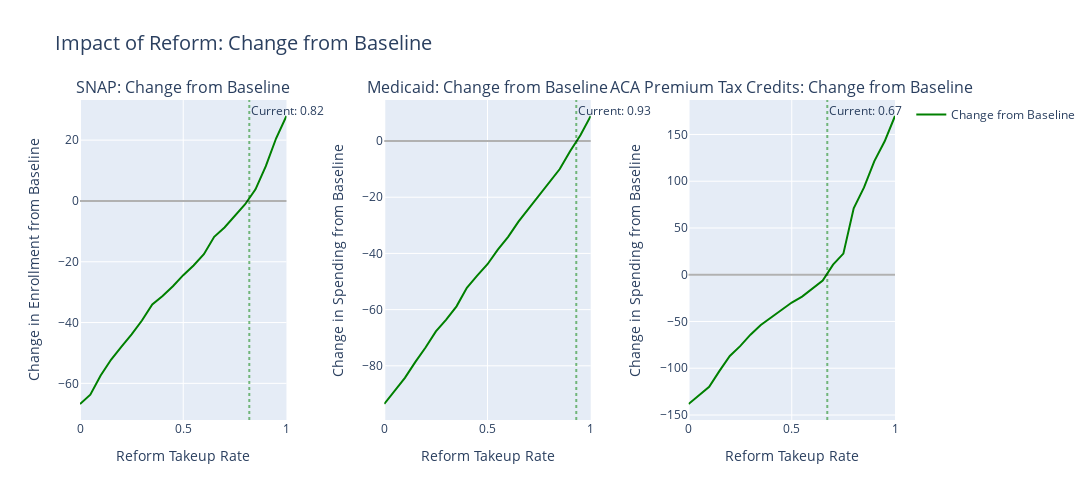

Notebook source saved alongside this figure:
### Code cell
# Create second figure: Change from Baseline
fig2 = make_subplots(
    rows=1, cols=3,
    subplot_titles=[f'{titles[p]}: Change from Baseline' for p in programs],
    horizontal_spacing=0.12
)

for idx, program in enumerate(programs):
    df = results[program]
    col = idx + 1
    
    # Add change line
    fig2.add_trace(
        go.Scatter(
            x=df['takeup_rate'],
            y=df['change_from_baseline'],
            mode='lines',
            name='Change from Baseline',
            line=dict(color='green', width=2),
            showlegend=(idx == 0),
            hovertemplate='Reform Takeup Rate: %{x:.2f}<br>Change: %{y:.2f}<extra></extra>'
        ),
        row=1, col=col
    )
    
    # Add horizontal line at y=0
    fig2.add_hline(
        y=0,
        line_color="black",
        opacity=0.3,
        row=1, col=col
    )
    
    # Add vertical line for baseline takeup rate
    fig2.add_vline(
        x=baseline_takeup_rates[program],
        line_dash="dot",
        line_color="green",
        opacity=0.5,
        annotation_text=f"Current: {baseline_takeup_rates[program]:.2f}",
        annotation_position="top right",
        row=1, col=col
    )
    
    # Update axes
    fig2.update_xaxes(title_text="Reform Takeup Rate", range=[0, 1], row=1, col=col)
    fig2.update_yaxes(title_text=f'Change in {y_labels[program].split()[0]} from Baseline', row=1, col=col)

# Update layout for second figure
fig2.update_layout(
    title_text="Impact of Reform: Change from Baseline",
    title_font_size=20,
    height=500,
    width=1400,
    hovermode='x unified'
)

### Figure 1 — Plotly figure (JSON) as saved in the notebook; plotly's stock layout.template omitted (floating-point values rounded to 4 significant figures)
{"data": [{"hovertemplate": "Reform Takeup Rate: %{x:.2f}<br>Change: %{y:.2f}<extra></extra>", "line": {"color": "green", "width": 2}, "mode": "lines", "name": "Change from Baseline", "showlegend": true, "type": "scatter", "x": [0, 0.05, 0.1, 0.15, 0.2, 0.25, 0.3, 0.35, 0.4, 0.45, 0.5, 0.55, 0.6, 0.65, 0.7, 0.75, 0.8, 0.85, 0.9, 0.95, 1], "xaxis": "x", "y": [-66.78, -63.72, -57.4, -52.24, -47.96, -43.9, -39.34, -34.02, -31.26, -28.06, -24.41, -21.21, -17.54, -11.79, -8.732, -4.803, -1.08, 3.811, 11.42, 20.61, 27.93], "yaxis": "y"}, {"hovertemplate": "Reform Takeup Rate: %{x:.2f}<br>Change: %{y:.2f}<extra></extra>", "line": {"color": "green", "width": 2}, "mode": "lines", "name": "Change from Baseline", "showlegend": false, "type": "scatter", "x": [0, 0.05, 0.1, 0.15, 0.2, 0.25, 0.3, 0.35, 0.4, 0.45, 0.5, 0.55, 0.6, 0.65, 0.7, 0.75, 0.8, 0.85, 0.9, 0.95, 1], "xaxis": "x2", "y": [-93.59, -88.79, -84.3, -78.71, -73.48, -67.73, -63.55, -58.84, -52.21, -47.93, -43.85, -38.68, -34.13, -28.69, -23.93, -19.3, -14.74, -9.971, -3.608, 2.054, 8.906], "yaxis": "y2"}, {"hovertemplate": "Reform Takeup Rate: %{x:.2f}<br>Change: %{y:.2f}<extra></extra>", "line": {"color": "green", "width": 2}, "mode": "lines", "name": "Change from Baseline", "showlegend": false, "type": "scatter", "x": [0, 0.05, 0.1, 0.15, 0.2, 0.25, 0.3, 0.35, 0.4, 0.45, 0.5, 0.55, 0.6, 0.65, 0.7, 0.75, 0.8, 0.85, 0.9, 0.95, 1], "xaxis": "x3", "y": [-138.3, -129.3, -119.9, -102.9, -86.92, -76.35, -64.12, -53.83, -45.88, -38.04, -29.74, -23.34, -15.01, -6.257, 10.84, 22.57, 71.12, 93.38, 121.5, 142.7, 169.8], "yaxis": "y3"}], "layout": {"annotations": [{"font": {"size": 16}, "showarrow": false, "text": "SNAP: Change from Baseline", "x": 0.1267, "xanchor": "center", "xref": "paper", "y": 1, "yanchor": "bottom", "yref": "paper"}, {"font": {"size": 16}, "showarrow": false, "text": "Medicaid: Change from Baseline", "x": 0.5, "xanchor": "center", "xref": "paper", "y": 1, "yanchor": "bottom", "yref": "paper"}, {"font": {"size": 16}, "showarrow": false, "text": "ACA Premium Tax Credits: Change from Baseline", "x": 0.8733, "xanchor": "center", "xref": "paper", "y": 1, "yanchor": "bottom", "yref": "paper"}, {"showarrow": false, "text": "Current: 0.82", "x": 0.82, "xanchor": "left", "xref": "x", "y": 1, "yanchor": "top", "yref": "y domain"}, {"showarrow": false, "text": "Current: 0.93", "x": 0.93, "xanchor": "left", "xref": "x2", "y": 1, "yanchor": "top", "yref": "y2 domain"}, {"showarrow": false, "text": "Current: 0.67", "x": 0.672, "xanchor": "left", "xref": "x3", "y": 1, "yanchor": "top", "yref": "y3 domain"}], "height": 500, "hovermode": "x unified", "shapes": [{"line": {"color": "black"}, "opacity": 0.3, "type": "line", "x0": 0, "x1": 1, "xref": "x domain", "y0": 0, "y1": 0, "yref": "y"}, {"line": {"color": "green", "dash": "dot"}, "opacity": 0.5, "type": "line", "x0": 0.82, "x1": 0.82, "xref": "x", "y0": 0, "y1": 1, "yref": "y domain"}, {"line": {"color": "black"}, "opacity": 0.3, "type": "line", "x0": 0, "x1": 1, "xref": "x2 domain", "y0": 0, "y1": 0, "yref": "y2"}, {"line": {"color": "green", "dash": "dot"}, "opacity": 0.5, "type": "line", "x0": 0.93, "x1": 0.93, "xref": "x2", "y0": 0, "y1": 1, "yref": "y2 domain"}, {"line": {"color": "black"}, "opacity": 0.3, "type": "line", "x0": 0, "x1": 1, "xref": "x3 domain", "y0": 0, "y1": 0, "yref": "y3"}, {"line": {"color": "green", "dash": "dot"}, "opacity": 0.5, "type": "line", "x0": 0.672, "x1": 0.672, "xref": "x3", "y0": 0, "y1": 1, "yref": "y3 domain"}], "title": {"font": {"size": 20}, "text": "Impact of Reform: Change from Baseline"}, "width": 1400, "xaxis": {"anchor": "y", "domain": [0, 0.2533], "range": [0, 1], "title": {"text": "Reform Takeup Rate"}}, "xaxis2": {"anchor": "y2", "domain": [0.3733, 0.6267], "range": [0, 1], "title": {"text": "Reform Takeup Rate"}}, "xaxis3": {"anchor": "y3", "domain": [0.7467, 1], "range": [0, 1], "title": {"text": "Reform Takeup Rate"}}, "yaxis": {"anchor": "x", "domain": [0, 1], "title": {"text": "Change in Enrollment from Baseline"}}, "yaxis2": {"anchor": "x2", "domain": [0, 1], "title": {"text": "Change in Spending from Baseline"}}, "yaxis3": {"anchor": "x3", "domain": [0, 1], "title": {"text": "Change in Spending from Baseline"}}}}
